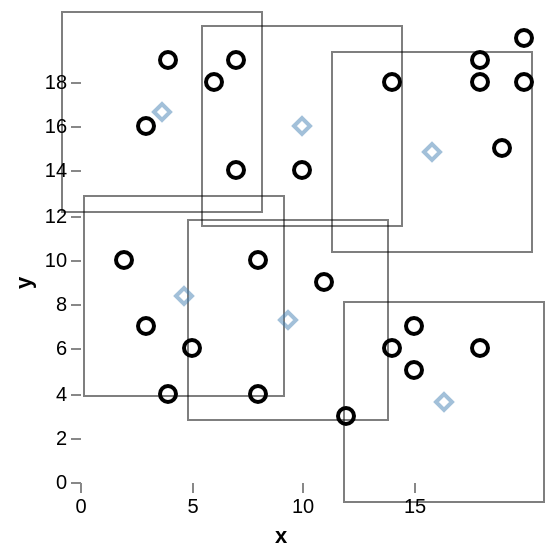

This figure's Vega-Lite source:
### Vega specification from a JSON file in a GitHub repository (floating-point values rounded to 4 significant figures)
{"$schema": "https://vega.github.io/schema/vega/v5.json", "width": 200, "height": 200, "padding": 5, "data": [{"name": "points", "values": [{"y": 8.33, "x": 4.67, "z": 1}, {"x": 9.33, "y": 7.33, "z": 2}, {"x": 3.67, "y": 16.67, "z": 3}, {"x": 10, "y": 16, "z": 4}, {"x": 16.4, "y": 3.6, "z": 5}, {"x": 15.83, "y": 14.83, "z": 6}]}, {"name": "original", "values": [{"x": 5, "y": 6}, {"x": 3, "y": 7}, {"x": 4, "y": 4}, {"x": 2, "y": 10}, {"x": 8, "y": 4}, {"x": 8, "y": 10}, {"x": 3, "y": 16}, {"x": 7, "y": 19}, {"x": 6, "y": 18}, {"x": 4, "y": 19}, {"x": 7, "y": 14}, {"x": 10, "y": 14}, {"x": 15, "y": 5}, {"x": 15, "y": 7}, {"x": 11, "y": 9}, {"x": 12, "y": 3}, {"x": 18, "y": 6}, {"x": 14, "y": 6}, {"x": 20, "y": 20}, {"x": 18, "y": 19}, {"x": 20, "y": 18}, {"x": 18, "y": 18}, {"x": 14, "y": 18}, {"x": 19, "y": 15}]}], "signals": [{"name": "w1", "value": 100, "bind": {"input": "range", "min": 1, "max": 200, "step": 1}}, {"name": "w2", "value": 100, "bind": {"input": "range", "min": 1, "max": 200, "step": 1}}, {"name": "w3", "value": 100, "bind": {"input": "range", "min": 1, "max": 200, "step": 1}}, {"name": "w4", "value": 100, "bind": {"input": "range", "min": 1, "max": 200, "step": 1}}, {"name": "w5", "value": 100, "bind": {"input": "range", "min": 1, "max": 200, "step": 1}}, {"name": "w6", "value": 100, "bind": {"input": "range", "min": 1, "max": 200, "step": 1}}, {"name": "h1", "value": 100, "bind": {"input": "range", "min": 1, "max": 200, "step": 1}}, {"name": "h2", "value": 100, "bind": {"input": "range", "min": 1, "max": 200, "step": 1}}, {"name": "h3", "value": 100, "bind": {"input": "range", "min": 1, "max": 200, "step": 1}}, {"name": "h4", "value": 100, "bind": {"input": "range", "min": 1, "max": 200, "step": 1}}, {"name": "h5", "value": 100, "bind": {"input": "range", "min": 1, "max": 200, "step": 1}}, {"name": "h6", "value": 100, "bind": {"input": "range", "min": 1, "max": 200, "step": 1}}], "scales": [{"name": "xscale", "type": "linear", "round": true, "nice": true, "zero": true, "domain": {"data": "points", "field": "x"}, "range": "width"}, {"name": "yscale", "type": "linear", "round": true, "nice": true, "zero": true, "domain": {"data": "points", "field": "y"}, "range": "height"}], "axes": [{"scale": "xscale", "domain": false, "orient": "bottom", "tickCount": 5, "title": "x"}, {"scale": "yscale", "domain": false, "orient": "left", "titlePadding": 5, "title": "y"}], "marks": [{"type": "rect", "from": {"data": "points"}, "encode": {"update": {"xc": {"scale": "xscale", "field": "x"}, "yc": {"scale": "yscale", "field": "y"}, "fill": {"value": "steelblue"}, "fillOpacity": {"value": 0}, "stroke": {"value": 2}, "strokeOpacity": {"value": 0.5}, "width": {"signal": "datum.z == '1' ? w1 : datum.z == '2' ? w2 : datum.z == '3' ? w3 : datum.z == '4' ? w4 : datum.z == '5' ? w5 : datum.z == '6' ? w6 : 0"}, "height": {"signal": "datum.z == '1' ? h1 : datum.z == '2' ? h2 : datum.z == '3' ? h3 : datum.z == '4' ? h4 : datum.z == '5' ? h5 : datum.z == '6' ? h6 : 0"}}, "hover": {"fill": {"value": "red"}}}}, {"name": "marks", "type": "symbol", "from": {"data": "points"}, "encode": {"update": {"x": {"scale": "xscale", "field": "x"}, "y": {"scale": "yscale", "field": "y"}, "shape": {"value": "diamond"}, "strokeWidth": {"value": 2}, "opacity": {"value": 0.5}, "stroke": {"value": "#4682b4"}, "fill": {"value": "transparent"}}}}, {"name": "originalmarks", "type": "symbol", "from": {"data": "original"}, "encode": {"update": {"x": {"scale": "xscale", "field": "x"}, "y": {"scale": "yscale", "field": "y"}, "shape": {"value": "circle"}, "strokeWidth": {"value": 2}, "opacity": {"value": 1}, "stroke": {"value": "#000000"}}}}]}
